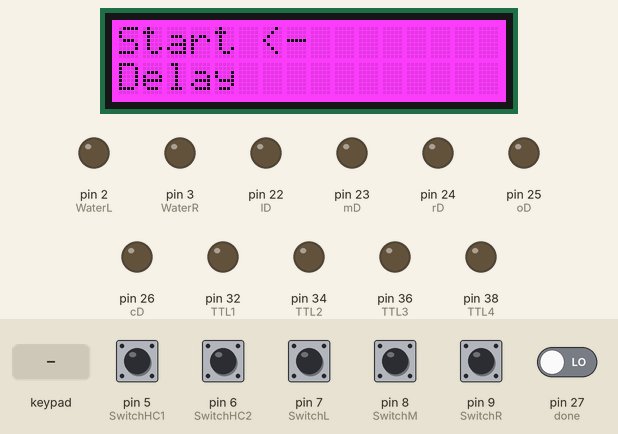
This sketch was run on a simulated Arduino Mega 2560, built with avr-gcc and run on an emulated ATmega2560. Shown: 16×2 character LCD, output pins drawn as LEDs (lit = HIGH). The inputs (shaded band) are chosen by the test bench; at power-on: pin 5 (SwitchHC1), pin 6 (SwitchHC2), pin 7 (SwitchL), pin 8 (SwitchM), pin 9 (SwitchR), pin 27 (done) LOW.

Above: at 2.2 s.
2.3 s: key 'D' pressed
At 3.4 s:
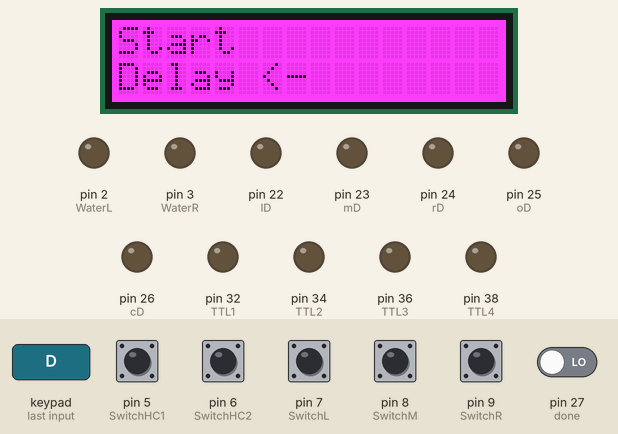
3.8 s: key 'S' pressed
At 4.03 s:
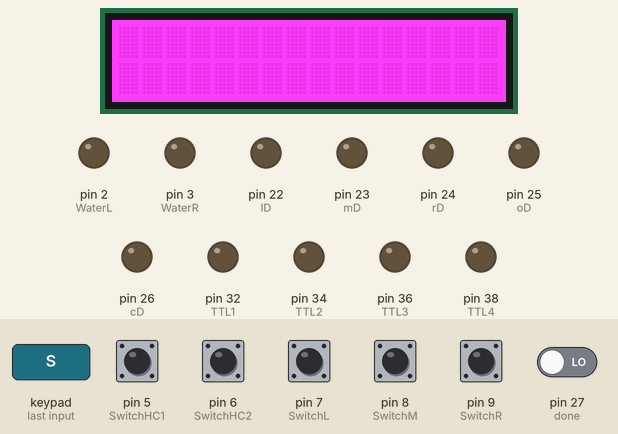
5.7 s: key 'U' pressed
At 6.9 s:
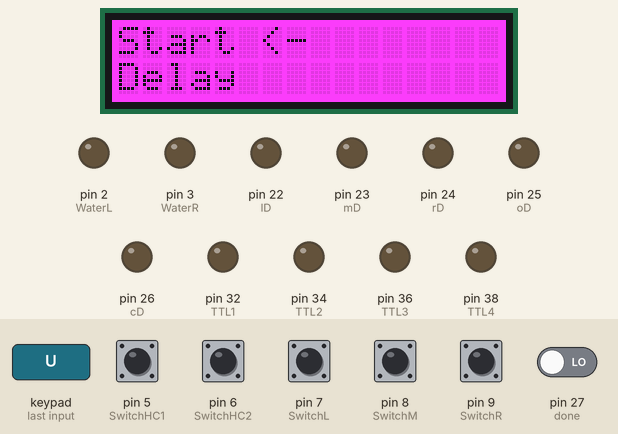
7.2 s: key 'S' pressed
At 8.0 s:
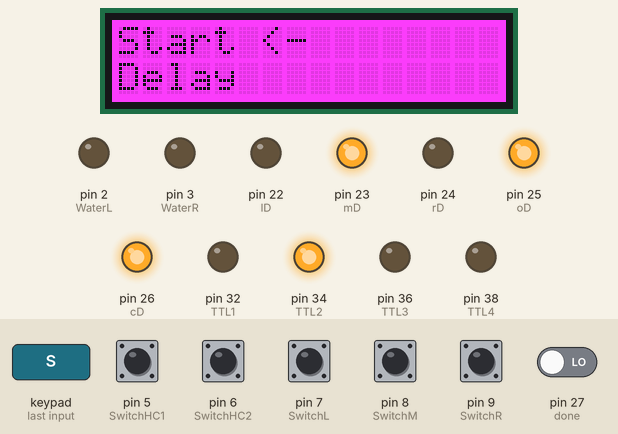
10.2 s: pin 27 (done) driven HIGH
At 15.0 s:
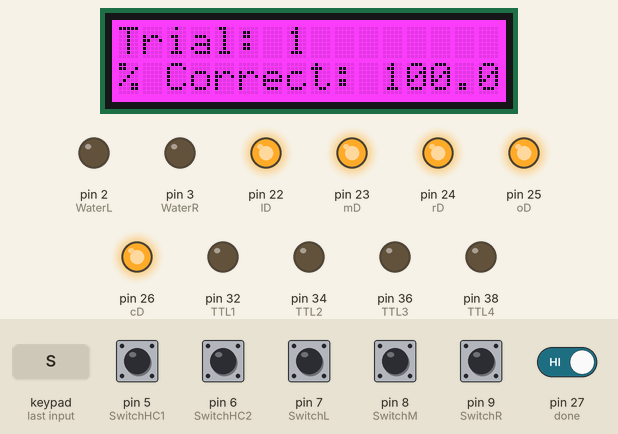
16.2 s: pin 27 (done) driven LOW
At 17.0 s:
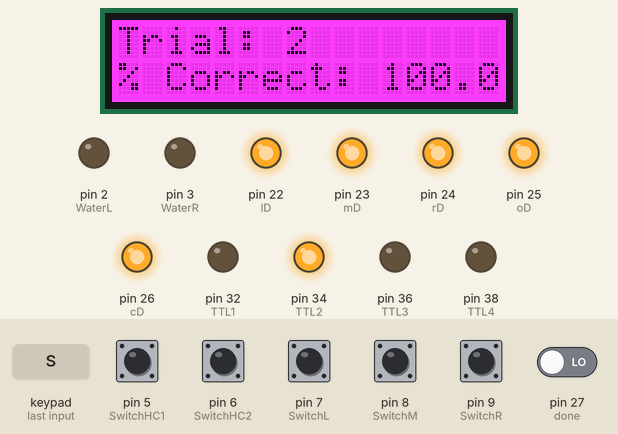
Timing chart, 0 to 32.3 s (numbered marks = the images above; inputs shaded):
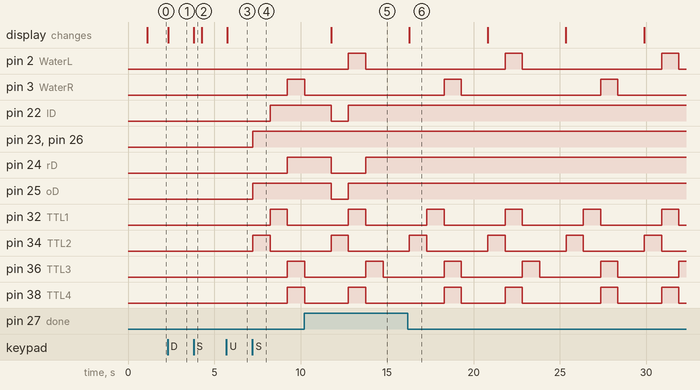

Measured:
- after the input at 2.3 s, the display: changes at once (image 1)
- after the input at 3.8 s, the display: changes at once (image 2)
- after the input at 5.7 s, the display: changes at once (image 3)
- after the input at 7.2 s, pin 3 (WaterR), pin 24 (rD), pin 36 (TTL3), pin 38 (TTL4): LOW → HIGH after 2.0 s; pin 22 (lD): LOW → HIGH after 1.0 s; pin 23 (mD), pin 25 (oD), pin 26 (cD): LOW → HIGH at once; pin 32 (TTL1): LOW → HIGH after 1.0 s, → LOW 1.0 s later; pin 34 (TTL2): LOW → HIGH at once, → LOW 1.0 s later
- after the input at 10.2 s, pin 22 (lD), pin 25 (oD): HIGH → LOW after 1.6 s, → HIGH 1.0 s later; pin 24 (rD): HIGH → LOW after 1.6 s, → HIGH 2.0 s later
- after the input at 16.2 s, pin 22 (lD), pin 24 (rD), pin 25 (oD): stops changing and stays HIGH
- by itself, pin 2 (WaterL): alternates HIGH for 1.0 s and LOW for 8.1 s

The sketch:

DelayAlternating.ino
```cpp
// include the library code for LCD screen:
#include <Wire.h>
#include <Adafruit_RGBLCDShield.h>
#include <utility/Adafruit_MCP23017.h>
Adafruit_RGBLCDShield lcd = Adafruit_RGBLCDShield();

//Declaring variables for the algorithm
unsigned long time;
unsigned long HCtime;
const int TTL1 = 32;
const int TTL2 = 34;
const int TTL3 = 36;
const int TTL4 = 38;
const int lD = 22; //signal to actuate in left door
const int mD = 23; //signal to actuate in middle door
const int rD = 24; //signal to actuate in right door
const int oD = 25; //signal to open the door
const int cD = 26; //signal to close the door
const int done = 27; //read if the motor task was done
const int SwitchHC1 = 5; // home cage sensor
const int SwitchHC2 = 6; // home cage sensor
const int SwitchL = 7; //left arm switch
const int SwitchM = 8; //middle arm switch
const int SwitchR = 9; //right arm switch
const int WaterL = 2;
const int WaterR = 3;
const float SolenoidTime = 1000; //time of open solenoid (in ms)
int Done = 0; //if the door task was done or not state
int Trial = 0; //Number of trials
int Motor; // which motor will open
int State; //next state of the motor, close or open
float percentage = 0; //Percentage of correct trials
int flagEnd = 1;
int flagStart = 0; // it has to start at zero so
int flagMainMenu = 1; //show main menu at the LCD screen
int flagDelayMenu = 0; //show Delay menu and current Delay variable value
int flagTask = 0; //start or pause the task, the variables will continue if paused, to pause press left button
int flagMiddleMotor = 1; // flag the first trial middle motor opening
int flagHC = 0; //flag if the animal is inside HC
int MenuPos = 0; // Menu arrow position
int SHC1State = 0; //Switch at the home cage stage
int SHC2State = 0; //Switch at the home cage stage
int SLState = 0; //Switch at left arm state
int SMState = 0; //Switch at middle arm state
int SRState = 0; //Switch at right arm state
int previousArm = 0; //0 is left and 1 is right arm, variable to save the previous arm visited.
int correctArm; //0 is left and 1 is right arm, variable to save the correct Arm animal has to go.
int correctTrials = 0;
int wrongTrials = 0;
float Delay = 0; //Delay for the home cage
int flagDelay = 0; //flag for the delay
//For the LCD screen backlight
#define OFF 0x0
#define WHITE 0x7
#define VIOLET 0x5

void setup()
{

  //setting up input or output pins
  pinMode(TTL1,OUTPUT);
  pinMode(TTL2,OUTPUT);
  pinMode(TTL3,OUTPUT);
  pinMode(TTL4,OUTPUT);
  pinMode(lD,OUTPUT);
  pinMode(mD,OUTPUT);
  pinMode(rD,OUTPUT);
  pinMode(oD,OUTPUT);
  pinMode(cD,OUTPUT);
  pinMode(done,INPUT);
  pinMode(SwitchL, INPUT);
  pinMode(SwitchM, INPUT);
  pinMode(SwitchR, INPUT);
  pinMode(SwitchHC1, INPUT);
  pinMode(SwitchHC2, INPUT);
  pinMode(WaterL, OUTPUT);
  pinMode(WaterR, OUTPUT);
  digitalWrite(WaterL, LOW);
  digitalWrite(WaterR, LOW);

  lcd.begin(16,2); // starting LCD
  lcd.setBacklight(VIOLET);
  lcd.setCursor(0,0);
  lcd.print("Automatic Maze");
  lcd.setCursor(5,1);
  lcd.print("v 0.1");
  delay(1000);
  lcd.clear();
}

//where everything runs
void loop()
{
  lcd.setCursor(0,0);
  uint8_t buttons = lcd.readButtons();

  if (flagMainMenu == 1) // Call the main menu function
  {
    MainMenu(MenuPos);
  }
  if (flagDelayMenu == 1) // Call the Delay menu function
  {
    DelayMenu(buttons);
    if ((buttons == BUTTON_SELECT) || (buttons == BUTTON_LEFT)){
      flagDelayMenu = 0;
      flagMainMenu = 1;
      MenuPos = 1;
      lcd.clear();
      buttons = 0; //I have to clear the buttons variable because it activates another if right after this one.
      delay(400); //I'm inserting some delay after some statements due to bounce effect from mechanical keys
    }
  }


  if ((buttons == BUTTON_DOWN) & flagMainMenu)
  {
    MenuPos = 1;
  }

  if ((buttons == BUTTON_UP) & flagMainMenu)
  {
    MenuPos = 0;
  }

  if ((buttons == BUTTON_SELECT) & flagMainMenu == 1 & (MenuPos == 1)){
    flagMainMenu = 0;
    flagDelayMenu = 1;
    lcd.clear();
  }

  if ( (buttons == BUTTON_SELECT) & (flagMainMenu == 1) & (MenuPos == 0)){
      flagTask = 1;
      flagMainMenu = 0;
      flagDelayMenu = 0;
  }
  if (flagTask == 1){
    Task(Delay);
  }
  if ((flagTask == 1) & (buttons == BUTTON_LEFT)){
    flagTask = 0;
    flagMainMenu = 1;
    MenuPos = 0;
    lcd.clear();
  }
  Done = digitalRead(done);
  if (Done){
    digitalWrite(lD,LOW);
    digitalWrite(mD,LOW);
    digitalWrite(rD,LOW);
    digitalWrite(oD,LOW);
    digitalWrite(cD,LOW);
  }
}

//functions to keep code clean

void MainMenu(int MenuPos)//Function for the Main Menu
{
  if (MenuPos == 0)
  {
      lcd.print("Start <-");
      lcd.setCursor(0,1);
      lcd.print("Delay   ");
  }
  else if (MenuPos == 1)
  {
      lcd.print("Start   ");
      lcd.setCursor(0,1);
      lcd.print("Delay <-");
  }
}

void DelayMenu(uint8_t ChangeDelay) //Function for the Delay Menu
{
    lcd.print("Delay (in s)");
    lcd.setCursor(0,1);
    lcd.print(Delay);
    if(ChangeDelay == BUTTON_UP){
      lcd.print("          ");
      Delay++;
      delay(100);
    }
    if((ChangeDelay == BUTTON_DOWN) && (Delay > 0)){
      lcd.setCursor(0,1); //This is extremly important to come back the cursor and erase de digit, specially going down because can be remianing of decimals and the user can get confused
      lcd.print("          ");
      Delay--;
      delay(100);
    }
}

void MotorControl(int motor, int opcl){ //Function to control motors opening and close
  if (motor == 0){ // left motor
    digitalWrite(lD,HIGH);

    if (opcl == 1){ // open door
      digitalWrite(oD,HIGH);
    }
    else if(opcl == 0){ // close door
      digitalWrite(cD,HIGH);
    }
  }
  else if (motor == 1){ //middle motor
    digitalWrite(mD,HIGH);
    if (opcl == 1){ // open door
      digitalWrite(oD,HIGH);
    }
    else if(opcl == 0){ // close door
      digitalWrite(cD,HIGH);
    }
  }
  else if(motor == 2){ //right motor
    digitalWrite(rD,HIGH);
    if (opcl == 1){ // open door
      digitalWrite(oD,HIGH);
    }
    else if(opcl == 0){ // close door
      digitalWrite(cD,HIGH);
    }
  }
}

void Task(float Delay){ //task structure function
      //lcd.clear();
      //change it to choose randomly an initial arm
      if (previousArm == 0){
        correctArm = 1; //right arm
      }
      else if (previousArm == 1){
        correctArm = 0; //left arm
      }

      if(Trial == 0 && flagMiddleMotor == 1){ //opening the middle doOr at the first trial
        MotorControl(1,1);
        flagMiddleMotor = 0;
      }
      SMState = digitalRead(SwitchM);
      SLState = digitalRead(SwitchL);
      SRState = digitalRead(SwitchR);
      SHC1State = digitalRead(SwitchHC1);
      SHC2State = digitalRead(SwitchHC2);
      if (SMState == LOW && flagEnd == 1 && flagHC == 0){ //this will be important to send the TTLs to the recording system, about the beggining of the trials
          Trial++;
          flagEnd = 0;
          flagStart = 1;
          MotorControl(1,0);
          digitalWrite(TTL2,HIGH);
          delay(1000);// WE SHOULD PUT 2 SENSORS TO READ ANIMAL POSITION ALONG THE MAIN ARM
          digitalWrite(TTL2,LOW);
      }

      if (flagStart == 1){
         if (SLState == LOW && correctArm == 0){
           //opens the left door and reward
              /*
              INSERT CODE TO OPEN THE LEFT DOOR AND DELIVERY REWARD
              */

           previousArm = correctArm;
           flagEnd = 1;
           flagStart = 0;
           flagHC = 1;
           correctTrials++;
           percentage = correctTrials*100/Trial;
           Motor = 0;
           State = 1;
           MotorControl(Motor,State);
           digitalWrite(WaterL,HIGH);
           digitalWrite(TTL1,HIGH);
           digitalWrite(TTL4,HIGH);
           delay(SolenoidTime);
           digitalWrite(TTL1,LOW);
           digitalWrite(TTL4,LOW);
           digitalWrite(WaterL,LOW);
         }
         else if (SLState == LOW && correctArm == 1){
          //opens the left door and do not reward
               /*
              INSERT CODE TO OPEN THE LEFT DOOR ONLY
              */
            flagEnd = 1;
            flagStart = 0;
            flagHC = 1;
            Motor = 0;
            State = 1;
            wrongTrials++;
            percentage = correctTrials*100/Trial;
            MotorControl(Motor,State);
            digitalWrite(TTL1,HIGH);
            delay(1000);
            digitalWrite(TTL1,LOW);
          }

          if (SRState == LOW && correctArm == 1){
            //open the right door and delivery the water at the right
              /*
              INSERT CODE TO OPEN THE RIGHT DOOR AND DELIVERY REWARD
              */

              previousArm = correctArm;
              flagEnd = 1;
              flagStart = 0;
              flagHC = 1;
              Motor = 2;
              State = 1;
              correctTrials++;
              percentage = correctTrials*100/Trial;
              MotorControl(Motor,State);
              digitalWrite(TTL3,HIGH);
              digitalWrite(TTL4,HIGH);
              digitalWrite(WaterR,HIGH);
              delay(SolenoidTime);
              digitalWrite(WaterR,LOW);
              digitalWrite(TTL3,LOW);
              digitalWrite(TTL4,LOW);
          }
          else if (SRState == LOW && correctArm == 0){
              //open the left and do not reward
              /*
              INSERT CODE TO OPEN THE RIGHT DOOR ONLY
              */
              flagEnd = 1;
              flagStart = 0;
              flagHC = 1;
              Motor = 2;
              State = 1;
              wrongTrials++;
              percentage = correctTrials*100/Trial;
              MotorControl(Motor,State);
              digitalWrite(TTL3,HIGH);
              delay(1000);
              digitalWrite(TTL3,LOW);
          }
    }
    if (flagHC == 1 && !flagDelay){
      if(SHC1State == LOW || SHC2State == LOW){
        MotorControl(Motor,(State-1)*-1);
        HCtime = millis();
        delay(1500); //time delay of door closing or opening
        flagDelay = 1;
      }
    }

    if (flagDelay){
      DelayFunction(HCtime);
    }

    //Prints task info at the LCD screen
    lcd.setCursor(0,0);
    lcd.print("Trial: ");
    lcd.print(Trial);
    lcd.setCursor(0,1);
    lcd.print("% Correct: ");
    lcd.print(percentage);
    lcd.print("     ");
}

void DelayFunction(unsigned long HCtime){
  time = millis();
  if ((time - HCtime) >= Delay*1000){
  flagHC = 0;
  MotorControl(1,1);
  flagDelay = 0;
  }
}
```
